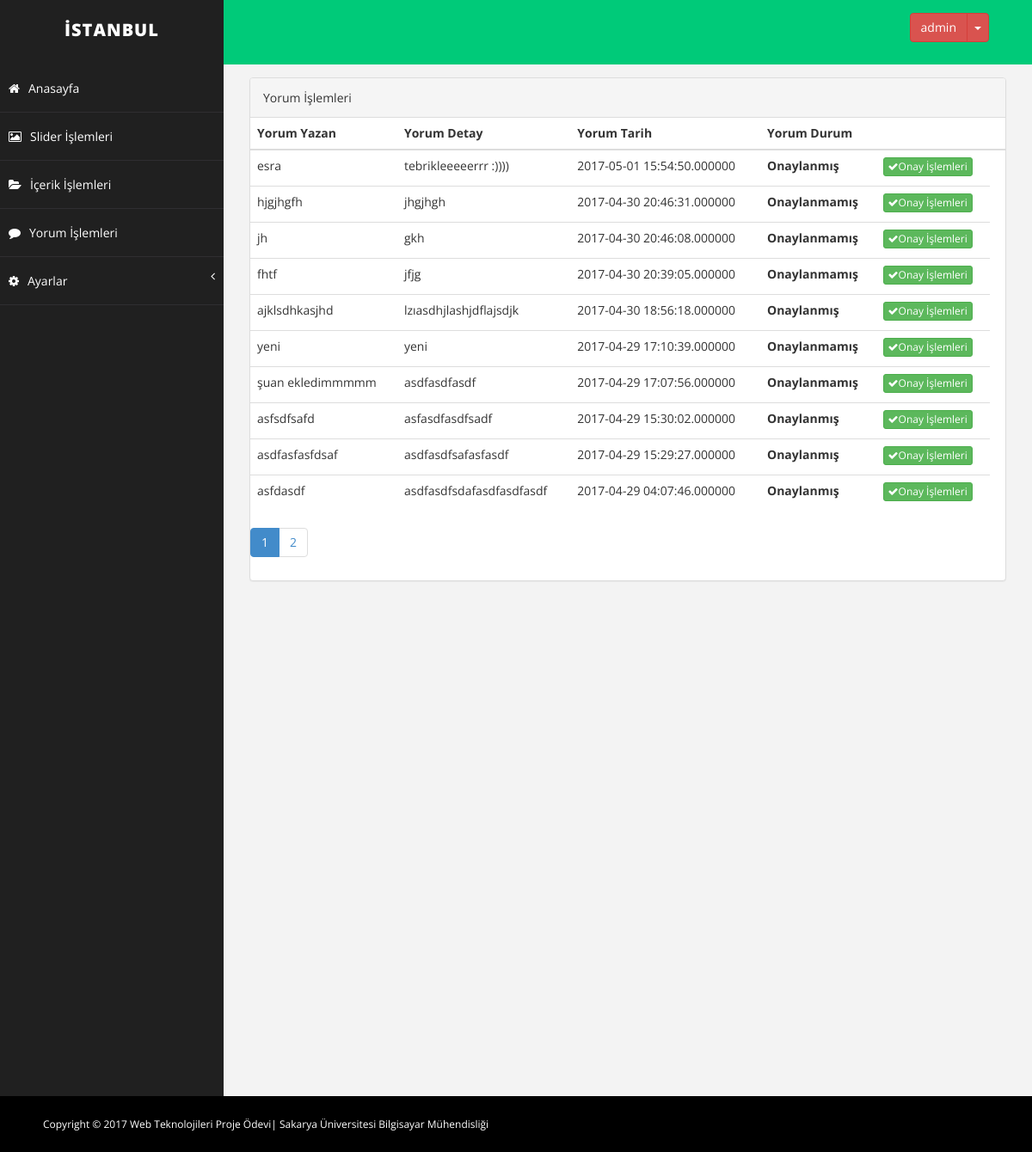
The app's page /proje/admin/adminyorum.php (signed in) with its own data.
### tables this page shows
CREATE TABLE `yorum` (
  `yorum_id` int(11) NOT NULL,
  `yorumicerik_id` int(11) NOT NULL,
  `yorum_yazan` varchar(100) NOT NULL,
  `yorum_zaman` datetime(6) NOT NULL,
  `yorum_detay` text NOT NULL,
  `yorum_durum` int(1) NOT NULL DEFAULT '0'
);

### proje/admin/adminyorum.php (the view, shortened to what this page needs)
<?php
include 'adminheader.php';
?>
        <div id="page-wrapper">
                <div class="row">
                    <div class="col-md-12">
                      <div class="panel panel-default">
                        <div class="panel-heading">
                            Yorum İşlemleri
                        </div>
                         <div class="table-responsive">
                                <table class="table">
                                    <thead>
                                        <tr>
                                            <th>Yorum Yazan</th>
                                            <th>Yorum Detay</th>
                                            <th>Yorum Tarih</th>
                                            <th>Yorum Durum</th>
                                            <th></th>
                                            <th></th>
                                        </tr>
                                    </thead>
                                    <tbody>
                                   <?php
                                    $sayfada=10;
                                    $sorgu=$db->prepare("select * from yorum");
                                    $sorgu->execute();
                                    $say=$sorgu->rowCount();
                                    $toplam=ceil($say/$sayfada);
                                    $sayfa=isset($_GET['sayfa']) ? (int) $_GET['sayfa'] :1;
                                    $limit=($sayfa-1)*$sayfada;
                                    $yorumsor=$db->prepare("select * from yorum order by yorum_zaman DESC limit $limit,$sayfada");
                                    $yorumsor->execute();
                                    while($yorumcek=$yorumsor->fetch(PDO::FETCH_ASSOC)){  ?>
                                      <tr>
                                          <td><?php echo $yorumcek['yorum_yazan'] ?></td>
                                          <td><?php echo $yorumcek['yorum_detay'] ?></td>
                                          <td><?php echo $yorumcek['yorum_zaman'] ?></td>
                                          <td>
                                            <?php if($yorumcek['yorum_durum']==1){ ?>
                                                 <label>Onaylanmış</label>
                                            <?php }
                                              else{ ?>
                                                <label>Onaylanmamış</label>
                                            <?php } ?>
                                          </td>
                                          <td>
                                            <a href="adminyorum_duzenle.php?yorum_id=<?php echo $yorumcek['yorum_id'] ?>">
                                              <button name="yorumonay" class="btn btn-success btn-xs" ><i class="fa fa-check "></i>Onay İşlemleri</button>
                                            </a>
                                          </td>
                                        </tr>
                                      <?php } ?>
                                    </tbody>
                                  </table>
                                 <ul class="pagination">
        <?php
        $s=0;
        while ($s <$toplam) {
          $s++;?>
        <?php if ($s==$sayfa) {?>
           <li class="active"><a href="adminyorum.php?sayfa=<?php echo $s; ?>"><?php echo $s; ?><span class="sr-only"></span></a></li>
       <?php } else { ?>
           <li ><a href="adminyorum.php?sayfa=<?php echo $s; ?>"><?php echo $s; ?><span class="sr-only"></span></a></li>
        <?php }
          }
          ?>
        </ul>
                            </div>
                      </div>
                    </div>
                </div>
        </div>
    </div>
 <?php include 'adminfooter.php'; ?>

### proje/admin/assets/css/basic.css (style rules this page uses)
body { font-family: 'Open Sans', sans-serif; line-height:25px; }
#page-wrapper { padding: 15px 15px; min-height: 600px; background: #F3F3F3; }
@media (min-width:768px) { #page-wrapper { margin: 0 0 0 260px; padding: 15px 30px; min-height: 1200px; } }

### records on screen
yorum: yorum_yazan "esra", yorum_detay "tebrikleeeeerrr :))))", yorum_zaman "2017-05-01 15:54:50.000000", yorum_durum "Onaylanmış"
yorum: yorum_yazan "hjgjhgfh", yorum_detay "jhgjhgh", yorum_zaman "2017-04-30 20:46:31.000000", yorum_durum "Onaylanmamış"
yorum: yorum_yazan "jh", yorum_detay "gkh", yorum_zaman "2017-04-30 20:46:08.000000", yorum_durum "Onaylanmamış"
yorum: yorum_yazan "fhtf", yorum_detay "jfjg", yorum_zaman "2017-04-30 20:39:05.000000", yorum_durum "Onaylanmamış"
yorum: yorum_yazan "ajklsdhkasjhd", yorum_detay "lzıasdhjlashjdflajsdjk", yorum_zaman "2017-04-30 18:56:18.000000", yorum_durum "Onaylanmış"
yorum: yorum_yazan "yeni", yorum_detay "yeni", yorum_zaman "2017-04-29 17:10:39.000000", yorum_durum "Onaylanmamış"
yorum: yorum_yazan "şuan ekledimmmmm", yorum_detay "asdfasdfasdf", yorum_zaman "2017-04-29 17:07:56.000000", yorum_durum "Onaylanmamış"
yorum: yorum_yazan "asfsdfsafd", yorum_detay "asfasdfasdfsadf", yorum_zaman "2017-04-29 15:30:02.000000", yorum_durum "Onaylanmış"
yorum: yorum_yazan "asdfasfasfdsaf", yorum_detay "asdfasdfsafasfasdf", yorum_zaman "2017-04-29 15:29:27.000000", yorum_durum "Onaylanmış"
yorum: yorum_yazan "asfdasdf", yorum_detay "asdfasdfsdafasdfasdfasdf", yorum_zaman "2017-04-29 04:07:46.000000", yorum_durum "Onaylanmış"

### other values on screen
$_SESSION['kullanici'] "admin"
